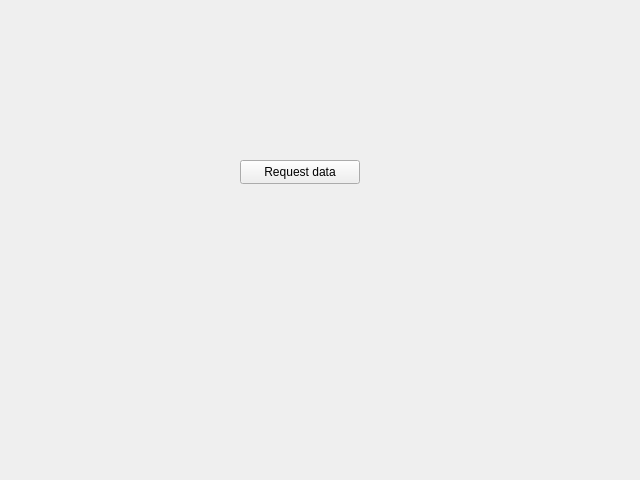
<?xml version="1.0" encoding="UTF-8"?>
<ui version="4.0">
    <class>HomeWidget</class>
    <widget class="QWidget" name="HomeWidget">
    <property name="geometry">
        <rect>
            <x>0</x>
            <y>0</y>
            <width>640</width>
            <height>480</height>
        </rect>
    </property>
    <property name="windowTitle">
        <string>MainWindow</string>
    </property>
    <widget class="QWidget" name="centralwidget">
        <widget class="QPushButton" name="pushButton">
            <property name="geometry">
                <rect>
                    <x>240</x>
                    <y>160</y>
                    <width>120</width>
                    <height>24</height>
                </rect>
            </property>
            <property name="text">
                <string>Request data</string>
            </property>
        </widget>
        </widget>
    </widget>
    <resources/>
    <connections/>
</ui>
